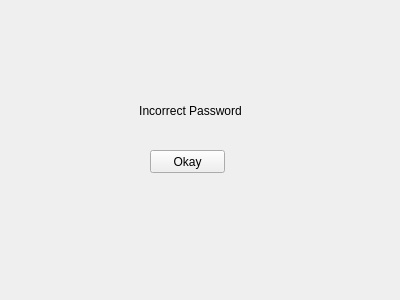
<?xml version="1.0" encoding="UTF-8"?>
<ui version="4.0">
 <class>IncorrectPW</class>
 <widget class="QWidget" name="IncorrectPW">
  <property name="geometry">
   <rect>
    <x>0</x>
    <y>0</y>
    <width>400</width>
    <height>300</height>
   </rect>
  </property>
  <property name="windowTitle">
   <string>Form</string>
  </property>
  <widget class="QPushButton" name="pushButton">
   <property name="geometry">
    <rect>
     <x>150</x>
     <y>150</y>
     <width>75</width>
     <height>23</height>
    </rect>
   </property>
   <property name="text">
    <string>Okay</string>
   </property>
  </widget>
  <widget class="QLabel" name="label">
   <property name="geometry">
    <rect>
     <x>100</x>
     <y>100</y>
     <width>181</width>
     <height>21</height>
    </rect>
   </property>
   <property name="text">
    <string>Incorrect Password</string>
   </property>
   <property name="alignment">
    <set>Qt::AlignCenter</set>
   </property>
  </widget>
 </widget>
 <resources/>
 <connections/>
</ui>
